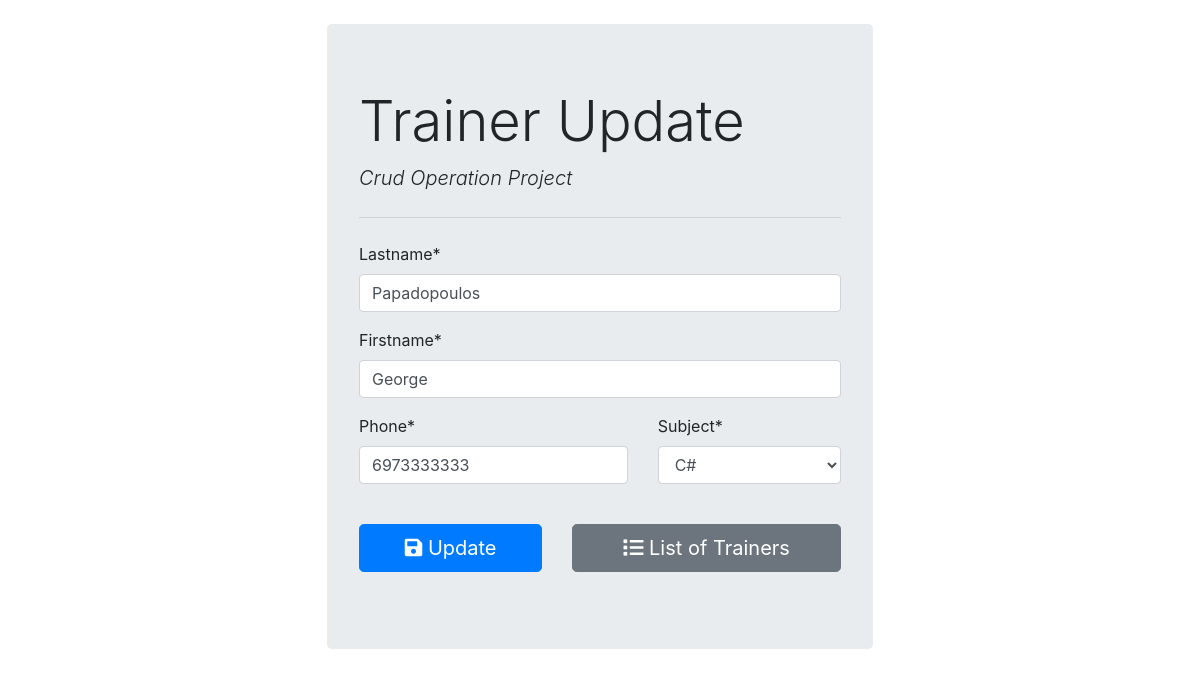
Page /update/15/Papadopoulos/George/ on the committed database.
### trainer_app/models.py (models this page shows, shortened)
class Trainer(models.Model):
    firstname = models.CharField(max_length=30)
    lastname = models.CharField(max_length=30)
    phone = models.IntegerField()
    subject = models.ForeignKey(Subject, on_delete=models.PROTECT)
    class Meta:
        ordering = ["lastname", "firstname", "subject"]

### trainer_app/views.py (the view)
# urls.py: path('update/<int:trainer_id>/<str:lastname>/<str:firstname>/', views.updTrainerView, name='updTrainerView'),
def updTrainerView(request, trainer_id, lastname, firstname):
    trainer = Trainer.objects.get(id=trainer_id)
    data = {}
    data['title'] = 'Trainer Update'
    data['logo'] = 'Trainer Update'
    data['button'] = 'Update'
    if request.method == 'POST':
        form = TrainerForm(request.POST, instance=trainer)
        if form.is_valid():
            form.save()
            return redirect('listTrainerView')
    form = TrainerForm(instance=trainer)
    data['form'] = form
    return render(request, 'trainer_app/trainer_form.html', data)

### trainer_app/forms.py
class TrainerForm(ModelForm):
    class Meta:
        model = Trainer
        fields=('lastname', 'firstname', 'phone', 'subject')
    def __init__(self, *args, **kwargs):
        super(TrainerForm,self).__init__(*args, **kwargs)
        self.fields['subject'].empty_label = "Select a subject"

### trainer_app/models.py (called while the page is built)
    def __str__(self):
        return self.name

### trainer_app/templates/trainer_app/trainer_form.html (shortened to what this page needs)
{% extends 'trainer_app/base.html' %}
{% load crispy_forms_tags %}
{% block content %}
    <h1 class="display-4">{{logo}}</h1>
    <p class="lead font-italic">Crud Operation Project</p>
    <hr class="my-4">
    <form action="" method="post" autocomplete="off">
        {{form.lastname|as_crispy_field}}
        {{form.firstname|as_crispy_field}}
        <div class="row">
            <div class="col-md-7">
                {{form.phone|as_crispy_field}}
            </div>
            <div class="col-md-5">
                {{form.subject|as_crispy_field}}
            </div>
        </div>
        <div class="row">
            <div class="col-md-5 mt-4">
                <button type="submit" class="btn btn-primary btn-block btn-lg"><i class="fas fa-save"></i> {{button}}</button>
            </div>
            <div class="col-md-7 mt-4">
                <a href="{% url 'listTrainerView' %}" class="btn btn-secondary btn-block btn-lg">
                    <i class="fas fa-list"></i> List of Trainers
                </a>
            </div>
        </div>
    </form>
{% endblock %}

### rows in the picture
Trainer: lastname "Papadopoulos", firstname "George", phone "6973333333", subject "C#"

### other values in the picture
{{ logo }} "Trainer Update"
{{ button }} "Update"
